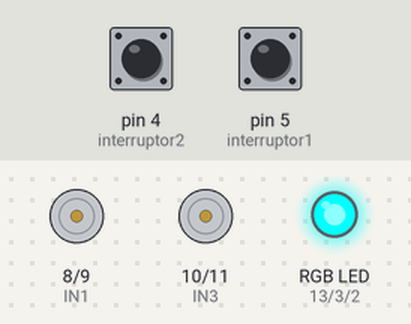
This sketch was run on a simulated Arduino Uno, built with avr-gcc and run on an emulated ATmega328P. On the bench: motor-driver pin pairs drawn as motors (green arrow = first pin HIGH = forward, orange = second pin HIGH = backward, longer = more drive, scaled by the enable pin), an RGB LED mixed from three pins (HIGH = lit). The inputs (shaded band) are chosen by the test bench; at power-on: pin 4 (interruptor2) HIGH, pin 5 (interruptor1) HIGH. What the sketch prints to the serial monitor is not drawn.

Above: at 1.2 s.
1.3 s: pin 4 (interruptor2) pulled LOW for 1 s
At 3.2 s:
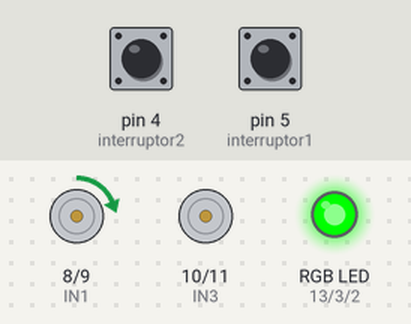
4.3 s: pin 5 (interruptor1) pulled LOW for 3.2 s
At 8.4 s:
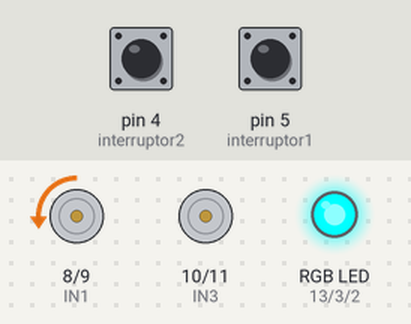
9.0 s: pin 5 (interruptor1) pulled LOW for 1 s
At 11.4 s:
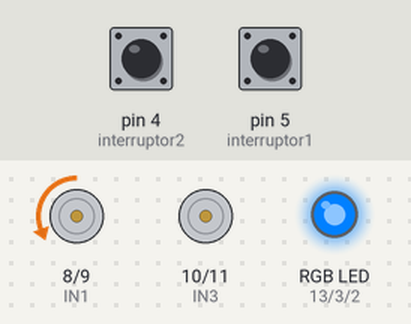
12.0 s: pin 5 (interruptor1) pulled LOW for 0.15 s
At 12.8 s:
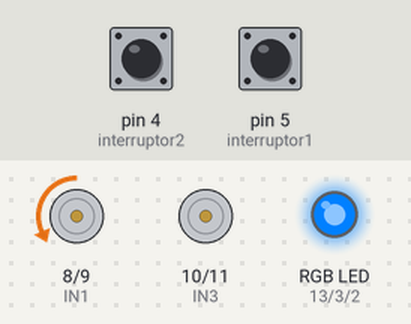
13.7 s: pin 4 (interruptor2) pulled LOW for 3.2 s
At 18.0 s:
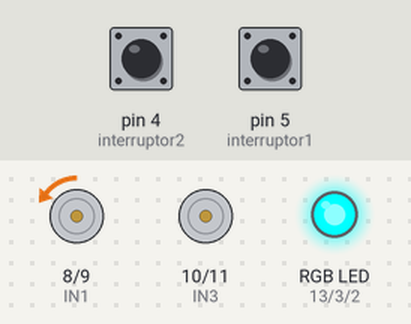
18.4 s: pin 4 (interruptor2) pulled LOW for 1 s
At 20.8 s:
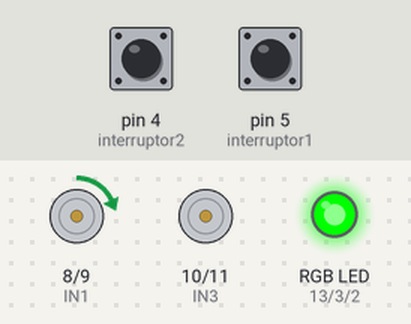
Timing chart, 0 to 22.3 s (numbered marks = the images above; inputs shaded):
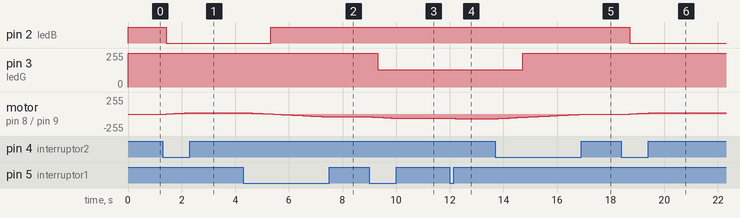

The sketch:

LedRGBMotors.ino
```cpp
int interruptor1 = 5; //blanc
int interruptor2 = 4; //negre
int valor1 = 0;
int valor2 = 0;
int ENA = 6;
int IN1 = 8;
int IN2 = 9;

int ENB = 12;
int IN3 = 10;
int IN4 = 11;

int vel = 0;

int  ledR = 13;
int  ledG = 3;
int  ledB = 2;

int R = 0;
int G = 0;
int B = 0;

int intensitat = 0.5;
//int i = 0;
//int FACTOR = 3;

void setup() {
  pinMode (interruptor1, INPUT);
  pinMode (interruptor2, INPUT);

  Serial.begin (9600);
  pinMode (ENA, OUTPUT);
  pinMode (ENB, OUTPUT);
  pinMode (IN1, OUTPUT);
  pinMode (IN2, OUTPUT);
  pinMode (IN3, OUTPUT);
  pinMode (IN4, OUTPUT);
  pinMode (ledR, OUTPUT);
  pinMode (ledG, OUTPUT);
  pinMode (ledB, OUTPUT);
  vel=0;
}

void forward() {
  digitalWrite (IN1, LOW);
  digitalWrite (IN2, HIGH);
  analogWrite (ENA, abs(vel));
  digitalWrite (IN3, LOW);
  digitalWrite (IN4, HIGH);
  analogWrite (ENB, vel);
}
 void backward (){
   digitalWrite (IN1, HIGH);
   digitalWrite (IN2,LOW );
   analogWrite (ENA, abs(vel) );
   digitalWrite (IN3, HIGH);
   digitalWrite (IN4, LOW);
   analogWrite (ENB, vel);
}
void parar(){
  digitalWrite (IN1, LOW);
  digitalWrite (IN2, LOW);
  analogWrite (ENA, 0);
  digitalWrite (IN3, LOW);
  digitalWrite (IN4, LOW);
  analogWrite (ENB, 0);
}

void loop() {
  valor1 = digitalRead(interruptor1); //white button state pressed(0/LOW) not pressed(1/HIGH)
  valor2 = digitalRead(interruptor2); //black button skate pressed(0/LOW) not pressed(1/HIGH)
  Serial.println(vel); //print velocity
  Serial.println (valor1); //print white button state
  Serial.println (valor2); //print black button state

  if (valor2 == LOW && vel > -255){ //if black button is pressed and velocity is less than 255(maximum)
    vel = vel-2; //decrease velocity by 1
    delay (100); //wait 0.1 seconds
  }

  if (valor1 == LOW && vel < 255){ //if white button is pressed, and velocity is less than 255(maximum)
    vel = vel + 2; //increase veocity by 1
    delay (100); //wait 0.1 seconds
  } //when the button is not pressed or the velocity reaches 255 it stops incresing

  if (vel>0){
    forward();
  }
  if (vel<0){
    backward();
  }
//colors
  if ((vel <= -255 && vel > -200)){ //1 vermell
    R = 255;
    G = 0;
    B = 0;
  }

  else if ((vel > -200 && vel <= -150 )){ //2 taronja
    R = 255;
    G = 128;
    B = 0;
  }
  else if ((vel >= -150 && vel < -100)){ //3 yellow
    R = 255;
    G = 255;
    B = 0;
  }
  else if ((vel >= -100 && vel < -50)){ //4 light green
    R = 128;
    G = 255;
    B = 0;
  }
  else if ((vel >= -50 && vel < 0)){ //5 green
    R = 0;
    G = 255;
    B = 125;
  }
  else if ((vel >= 0 && vel < 50)){ //6 turquoise
    R = 0;
    G = 255;
    B = 255;
  }

 else if ((vel >= 50 && vel < 100)){ //7 light blue
    R = 0;
    G = 128;
    B = 255;
  }

 else if ((vel >= 100 && vel < 150)){ //8 blue
    R = 0;
    G = 0;
    B = 255;
  }

 else if ((vel >= 150 && vel < 200)){ //9 purple
    R = 125;
    G = 0;
    B = 255;
  }

 else if ((vel >= 200 && vel < 255)){ //10 pink
    R = 255;
    G = 0;
    B = 255;
  }
 else { //14
    R = 255;
    G = 0;
    B = 0;
  }
  color (R,G,B);
}
 void color (int R, int G, int B){
    analogWrite(ledR, R);
    analogWrite(ledG, G);
    analogWrite(ledB, B);
  }
```

Measured:
- after the input at 1.3 s, pin 2 (ledB): HIGH → LOW after 0.12 s; motor on pin 8 (IN1) / pin 9 (IN2): moves from stopped to forward 20/255 over 0.90 s, starting after 0.12 s
- after the input at 4.3 s, pin 2 (ledB): LOW → HIGH after 1.0 s; motor on pin 8 (IN1) / pin 9 (IN2): moves from forward 20/255 to backward 44/255 over 3.1 s, starting after 0.11 s
- after the input at 9.0 s, pin 3 (ledG): 255/255 → 128/255 after 0.32 s; motor on pin 8 (IN1) / pin 9 (IN2): moves from backward 44/255 to backward 64/255 over 0.90 s, starting after 0.12 s
- after the input at 12.0 s, motor on pin 8 (IN1) / pin 9 (IN2): backward 64/255 → backward 66/255 after 0.11 s, → backward 68/255 0.10 s later
- after the input at 13.7 s, pin 3 (ledG): 128/255 → 255/255 after 1.0 s; motor on pin 8 (IN1) / pin 9 (IN2): moves from backward 68/255 to backward 4/255 over 3.1 s, starting after 0.12 s
- after the input at 18.4 s, pin 2 (ledB): HIGH → LOW after 0.31 s; motor on pin 8 (IN1) / pin 9 (IN2): moves from backward 4/255 to forward 16/255 over 0.90 s, starting after 0.11 s
